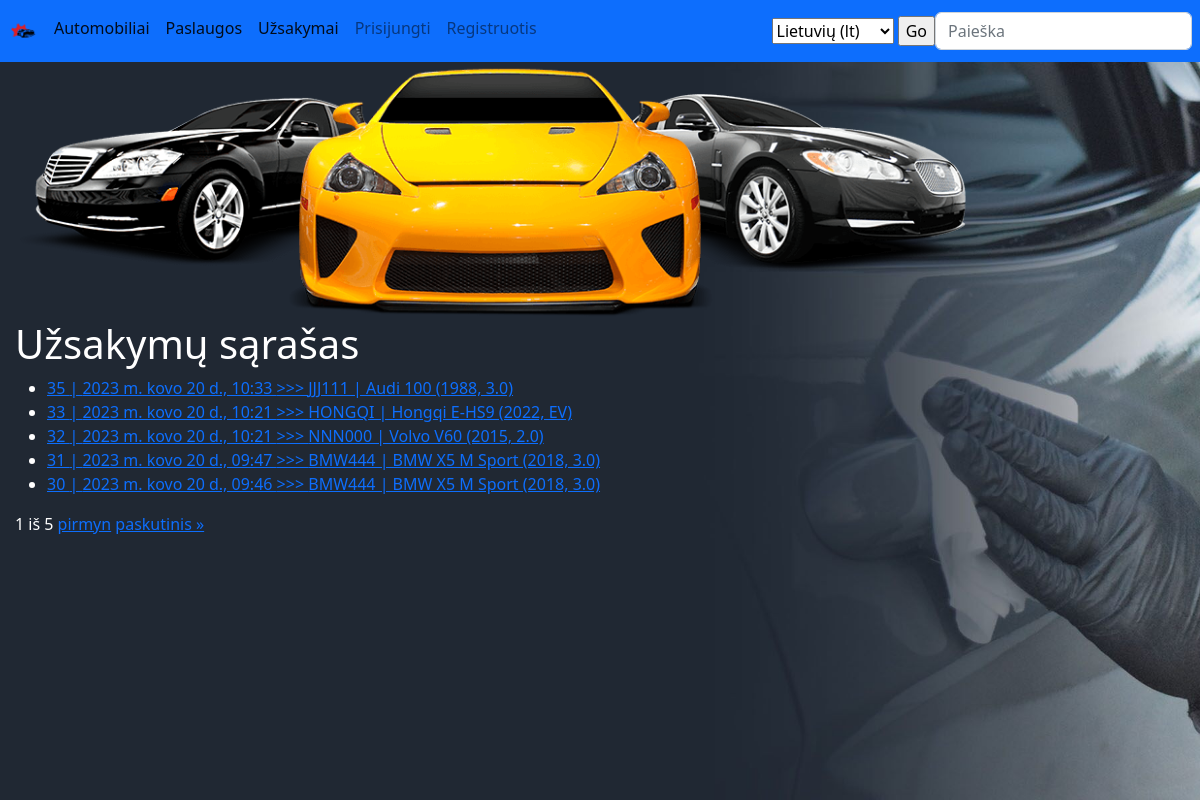
Page /service/uzsakymai/ on the committed database.
### service/models.py (models this page shows, shortened)
class Uzsakymas(models.Model):
    data = models.DateTimeField(_('Date'), auto_now_add=True)
    automobilis = models.ForeignKey(to="Automobilis", verbose_name=_("Vehicle"), on_delete=models.CASCADE)
    aprasymas = HTMLField(_('Description of the problem'), default='')
    vartotojas = models.ForeignKey(to=User, verbose_name=_("User"), on_delete=models.SET_NULL, null=True, blank=True)
    terminas = models.DateField(_('Deadline'), null=True, blank=True)
    LOAN_STATUS = (
        ('p', _("Confirmed")),
        ('v', _("In Progress")),
        ('i', _("Done")),
        ('a', _("Canceled")),
    )
    status = models.CharField(
        max_length=1,
        choices=LOAN_STATUS,
        blank=True,
        default='p',
        help_text=_("Status"),
    )
    class Meta:
        verbose_name = _("Order")
        verbose_name_plural = _("Orders")
        ordering = ['-data']

class Automobilis(models.Model):
    valstybinis_nr = models.CharField(_('License Plate'), max_length=7)
    automobilio_modelis = models.ForeignKey(to=AutomobilioModelis, on_delete=models.SET_NULL, null=True, verbose_name='Automobilis')
    vin_kodas = models.CharField(_('VIN code'), max_length=20)
    klientas = models.CharField(_('Customer'), max_length=20)
    cover = models.ImageField(_('Photo'), upload_to='automobiliai', null=True)
    aprasymas = HTMLField(_('Description'), default='')
    def __str__(self):
        return f'{self.valstybinis_nr} | {self.automobilio_modelis}'
    class Meta:
        verbose_name = _('Vehicle')
        verbose_name_plural = _('Vehicles')

class AutomobilioModelis(models.Model):
    marke = models.CharField(_('Make'), max_length=100)
    modelis = models.CharField(_('Model'), max_length=100)
    metai = models.CharField(_('Year'), max_length=4)
    variklis = models.CharField(_('Engine'), max_length=10)
    def __str__(self):
        return f'{self.marke} {self.modelis} ({self.metai}, {self.variklis})'
    class Meta:
        verbose_name = _('Car model')
        verbose_name_plural = _('Car models')

### service/views.py (the view)
# urls.py: path('uzsakymai/', views.UzsakymasListView.as_view(), name='uzsakymai'),
class UzsakymasListView(generic.ListView):
    model = Uzsakymas
    paginate_by = 5
    template_name = 'uzsakymas_list.html'

### service/templates/uzsakymas_list.html (shortened to what this page needs)
{% extends "base.html" %}
{% load i18n %}
{% block content %}
{% load static %}
  <img src="{% static 'img/uzsakymai.png' %}" class="img-fluid">
  <h1>{% trans "List of orders" %}</h1>
  {% if uzsakymas_list %}
  <ul>
    {% for uzsakymas in uzsakymas_list %}
      <li>
        <a href="{{ uzsakymas.id }}">{{ uzsakymas.id }} | {{ uzsakymas.data }} >>> {{ uzsakymas.automobilis }}</a>
      </li>
    {% endfor %}
  </ul>
  {% else %}
    <p>{% trans "No orders available." %}</p>
  {% endif %}
  <div class="pagination">
    <span class="step-links">
        <span class="current">
            {{ page_obj.number }} iš {{ page_obj.paginator.num_pages }}
        </span>
        {% if page_obj.has_next %}
            <a href="?page={{ page_obj.next_page_number }}">{% trans "forward" %}</a>
            <a href="?page={{ page_obj.paginator.num_pages }}">{% trans "last" %} &raquo;</a>
        {% endif %}
    </span>
  </div>
{% endblock %}

### rows in the picture
Uzsakymas: id "35", data "2023 m. kovo 20 d., 10:33", automobilis "JJJ111 | Audi 100 (1988, 3.0)"
Uzsakymas: id "33", data "2023 m. kovo 20 d., 10:21", automobilis "HONGQI | Hongqi E-HS9 (2022, EV)"
Uzsakymas: id "32", data "2023 m. kovo 20 d., 10:21", automobilis "NNN000 | Volvo V60 (2015, 2.0)"
Uzsakymas: id "31", data "2023 m. kovo 20 d., 09:47", automobilis "BMW444 | BMW X5 M Sport (2018, 3.0)"
Uzsakymas: id "30", data "2023 m. kovo 20 d., 09:46", automobilis "BMW444 | BMW X5 M Sport (2018, 3.0)"

### other values in the picture
{{ page_obj.number }} "1"
{{ page_obj.paginator.num_pages }} "5"
form field language "Lietuvių (lt)"
